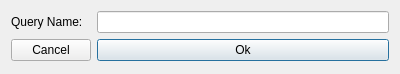
<?xml version="1.0" encoding="UTF-8"?>
<ui version="4.0">
 <class>AddExampleQueryDialog</class>
 <widget class="QDialog" name="AddExampleQueryDialog">
  <property name="geometry">
   <rect>
    <x>0</x>
    <y>0</y>
    <width>400</width>
    <height>74</height>
   </rect>
  </property>
  <property name="windowTitle">
   <string>Add Example Query</string>
  </property>
  <layout class="QGridLayout" name="gridLayout">
   <item row="0" column="0">
    <widget class="QLabel" name="label">
     <property name="text">
      <string>Query Name:</string>
     </property>
    </widget>
   </item>
   <item row="0" column="1">
    <widget class="QLineEdit" name="queryNameEdit"/>
   </item>
   <item row="1" column="1">
    <widget class="QPushButton" name="okButton">
     <property name="text">
      <string>Ok</string>
     </property>
    </widget>
   </item>
   <item row="1" column="0">
    <widget class="QPushButton" name="cancelButton">
     <property name="text">
      <string>Cancel</string>
     </property>
    </widget>
   </item>
  </layout>
 </widget>
 <resources/>
 <connections/>
</ui>
